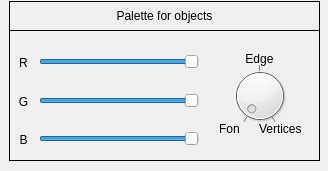
   <widget class="QFrame" name="Palette">
    <property name="geometry">
     <rect>
      <x>1</x>
      <y>530</y>
      <width>328</width>
      <height>171</height>
     </rect>
    </property>
    <property name="frameShape">
     <enum>QFrame::NoFrame</enum>
    </property>
    <property name="frameShadow">
     <enum>QFrame::Raised</enum>
    </property>
    <property name="lineWidth">
     <number>0</number>
    </property>
    <widget class="QFrame" name="Colors_panel">
     <property name="geometry">
      <rect>
       <x>9</x>
       <y>30</y>
       <width>311</width>
       <height>131</height>
      </rect>
     </property>
     <property name="frameShape">
      <enum>QFrame::Box</enum>
     </property>
     <property name="frameShadow">
      <enum>QFrame::Plain</enum>
     </property>
     <widget class="QLabel" name="R_Label">
      <property name="geometry">
       <rect>
        <x>2</x>
        <y>20</y>
        <width>25</width>
        <height>25</height>
       </rect>
      </property>
      <property name="text">
       <string>R</string>
      </property>
      <property name="alignment">
       <set>Qt::AlignCenter</set>
      </property>
     </widget>
     <widget class="QSlider" name="Slider_Green">
      <property name="geometry">
       <rect>
        <x>30</x>
        <y>63</y>
        <width>160</width>
        <height>16</height>
       </rect>
      </property>
      <property name="maximum">
       <number>253</number>
      </property>
      <property name="singleStep">
       <number>1</number>
      </property>
      <property name="value">
       <number>253</number>
      </property>
      <property name="orientation">
       <enum>Qt::Horizontal</enum>
      </property>
     </widget>
     <widget class="QLabel" name="B_Label">
      <property name="geometry">
       <rect>
        <x>2</x>
        <y>97</y>
        <width>25</width>
        <height>25</height>
       </rect>
      </property>
      <property name="text">
       <string>B</string>
      </property>
      <property name="alignment">
       <set>Qt::AlignCenter</set>
      </property>
     </widget>
     <widget class="QLabel" name="G_Label">
      <property name="geometry">
       <rect>
        <x>2</x>
        <y>59</y>
        <width>25</width>
        <height>25</height>
       </rect>
      </property>
      <property name="text">
       <string>G</string>
      </property>
      <property name="alignment">
       <set>Qt::AlignCenter</set>
      </property>
     </widget>
     <widget class="QDial" name="dial_color">
      <property name="geometry">
       <rect>
        <x>220</x>
        <y>30</y>
        <width>61</width>
        <height>71</height>
       </rect>
      </property>
      <property name="minimum">
       <number>0</number>
      </property>
      <property name="maximum">
       <number>2</number>
      </property>
      <property name="pageStep">
       <number>1</number>
      </property>
      <property name="value">
       <number>0</number>
      </property>
      <property name="sliderPosition">
       <number>0</number>
      </property>
      <property name="orientation">
       <enum>Qt::Horizontal</enum>
      </property>
      <property name="invertedAppearance">
       <bool>false</bool>
      </property>
      <property name="invertedControls">
       <bool>false</bool>
      </property>
      <property name="wrapping">
       <bool>false</bool>
      </property>
      <property name="notchTarget">
       <double>3.000000000000000</double>
      </property>
      <property name="notchesVisible">
       <bool>true</bool>
      </property>
     </widget>
     <widget class="QSlider" name="Slider_Blue">
      <property name="geometry">
       <rect>
        <x>30</x>
        <y>101</y>
        <width>160</width>
        <height>16</height>
       </rect>
      </property>
      <property name="maximum">
       <number>253</number>
      </property>
      <property name="singleStep">
       <number>1</number>
      </property>
      <property name="value">
       <number>253</number>
      </property>
      <property name="orientation">
       <enum>Qt::Horizontal</enum>
      </property>
     </widget>
     <widget class="QLabel" name="Label_2">
      <property name="geometry">
       <rect>
        <x>250</x>
        <y>90</y>
        <width>57</width>
        <height>17</height>
       </rect>
      </property>
      <property name="text">
       <string>Vertices</string>
      </property>
     </widget>
     <widget class="QSlider" name="Slider_Red">
      <property name="geometry">
       <rect>
        <x>30</x>
        <y>24</y>
        <width>160</width>
        <height>16</height>
       </rect>
      </property>
      <property name="maximum">
       <number>253</number>
      </property>
      <property name="singleStep">
       <number>1</number>
      </property>
      <property name="value">
       <number>253</number>
      </property>
      <property name="orientation">
       <enum>Qt::Horizontal</enum>
      </property>
     </widget>
     <widget class="QLabel" name="Label_1">
      <property name="geometry">
       <rect>
        <x>210</x>
        <y>90</y>
        <width>31</width>
        <height>17</height>
       </rect>
      </property>
      <property name="text">
       <string>Fon</string>
      </property>
     </widget>
     <widget class="QLabel" name="Label_0">
      <property name="geometry">
       <rect>
        <x>230</x>
        <y>20</y>
        <width>41</width>
        <height>17</height>
       </rect>
      </property>
      <property name="text">
       <string>Edge</string>
      </property>
      <property name="alignment">
       <set>Qt::AlignCenter</set>
      </property>
     </widget>
    </widget>
    <widget class="QLabel" name="label_palette">
     <property name="geometry">
      <rect>
       <x>9</x>
       <y>1</y>
       <width>311</width>
       <height>30</height>
      </rect>
     </property>
     <property name="frameShape">
      <enum>QFrame::Box</enum>
     </property>
     <property name="text">
      <string>Palette for objects</string>
     </property>
     <property name="alignment">
      <set>Qt::AlignCenter</set>
     </property>
    </widget>
   </widget>
